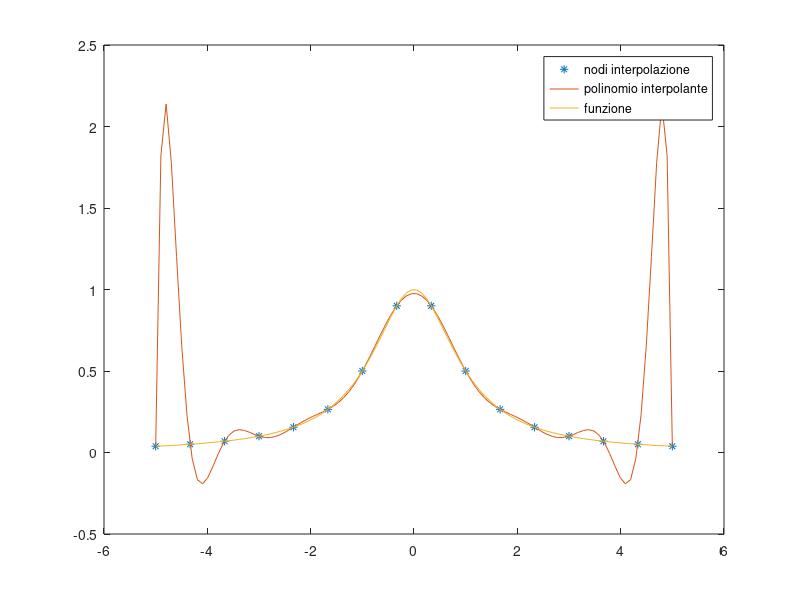

Reproduce this figure in MATLAB.
close all
clear
clc

grado = 15;
f = @(x) 1./(1+x.^2);
a = -5;
b = 5;
nodi = linspace(a,b,grado+1); %nodi del polinomio
y = f(nodi);
plot(nodi,y,'*');
hold on

%troviamo il polinomio interpolante
coeff = polyfit(nodi,y,grado);
x = linspace(a,b);
plot(x,polyval(coeff,x));

%troviamo la funzione
fun = f(x);
plot(x,fun);

legend("nodi interpolazione","polinomio interpolante","funzione");
